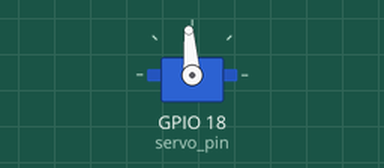
Bench run of a program on a simulated Raspberry Pi (BCM pin numbers). On the bench: servo. Servo angles are drawn from the pulse width (0.5 ms = 0°, 2.5 ms = 180°). At 10.0 s the program stops and its outputs stay as they are.

Above: at 0.1 s.
At 10.1 s:
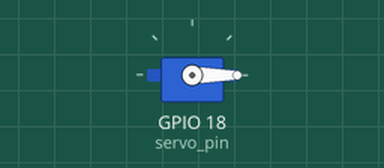
Timing chart, 0 to 11.5 s (numbered marks = the images above):
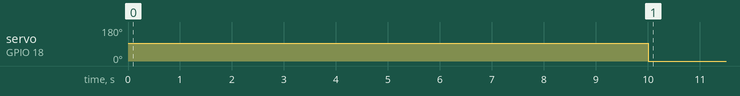

The program:

open-door.py
```python
#!/usr/bin/python

import wiringpi as GPIO
import time

servo_pin = 18    # using #18 pin

GPIO.wiringPiSetupGpio()
GPIO.pinMode(servo_pin, 2)
GPIO.pwmSetMode(0)
GPIO.pwmSetRange(1024)
GPIO.pwmSetClock(375)

set_degree = 100
move_deg = int((9.5*set_degree/180 + 2.5)*(1024/100))
GPIO.pwmWrite(servo_pin, move_deg)
time.sleep(10)
set_degree = 0
move_deg = int((9.5*set_degree/180 + 2.5)*(1024/100))
GPIO.pwmWrite(servo_pin, move_deg)
```

Measured:
- by itself, servo on GPIO 18 (servo_pin): 94° → 0° at 10.0 s
